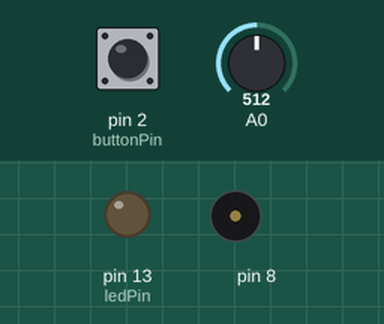
Simulated run of this sketch. Board: Arduino Uno, built with avr-gcc and run on an emulated ATmega328P. Shown: output pins drawn as LEDs (lit = HIGH), buzzer (waves = sounding). The inputs (shaded band) are chosen by the test bench; at power-on: pin 2 (buttonPin) LOW, A0 = 512. What the sketch prints to the serial monitor is not drawn.

Above: at 6.2 s.
6.3 s: pin 2 (buttonPin) pulled HIGH for 0.15 s
At 7.0 s:
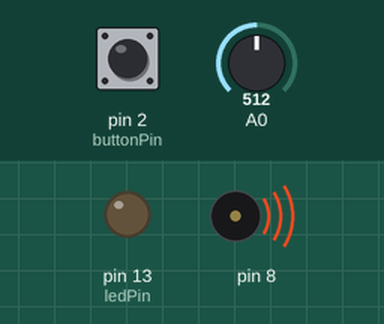
8.0 s: pin 2 (buttonPin) pulled HIGH for 1 s
At 9.4 s:
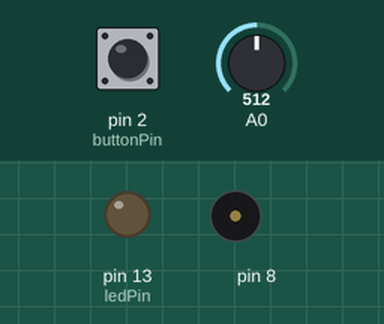
10.5 s: pin 2 (buttonPin) pulled HIGH for 3.2 s
At 11.7 s:
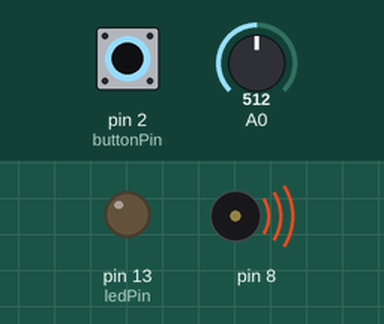
Timing chart, 0 to 15.3 s (numbered marks = the images above; inputs shaded):
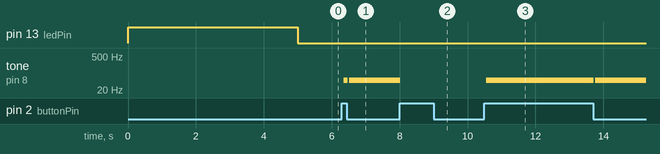

The sketch:

final_arduino.ino
```cpp
/*
 * This file uses the data fron the photoresistor to detect
 * when a key is pressed or not because the finger blocks the
 * light when a key is pressed. The lines related to the button
 * was used in conjunction with the arduino speaker to test
 * the photoresistor.
 */
const int  buttonPin = 2;    // the pin that the pushbutton is attached to
int buttonPushCounter = 0;   // counter for the number of button presses
int buttonState = 0;         // current state of the button
int lastButtonState = 0;     // previous state of the button

// variable to hold sensor value
int sensorValue;
// variable to calibrate low value
int sensorLow = 1023;
// variable to calibrate high value
int sensorHigh = 0;
// LED pin
const int ledPin = 13;

void setup() {
  // Make the LED pin an output and turn it on to show calibration begins
  pinMode(ledPin, OUTPUT);
  pinMode(buttonPin, INPUT);
  digitalWrite(ledPin, HIGH);

  Serial.begin(9600);

  // calibrate for the first five seconds after program runs
  while (millis() < 5000) {
    // record the maximum sensor value
    sensorValue = analogRead(A0);
    if (sensorValue > sensorHigh) {
      sensorHigh = sensorValue;
    }
    // record the minimum sensor value
    if (sensorValue < sensorLow) {
      sensorLow = sensorValue;
    }
  }
  // turn the LED off, signaling the end of the calibration period
  digitalWrite(ledPin, LOW);
}

void loop() {
  //button stuff
  buttonState = digitalRead(buttonPin);
  if (buttonState != lastButtonState) {
    // if the state has changed, increment the counter
    if (buttonState == HIGH) {
      // if the current state is HIGH then the button went from off to on:
      buttonPushCounter++;
      //Serial.println(buttonPushCounter);
    } else {
      // if the current state is LOW then the button went from on to off:
    }
    // Delay a little bit to avoid bouncing
    delay(50);
  }
  // save the current state as the last state, for next time through the loop
  lastButtonState = buttonState;


  //read the input from A0 and store it in a variable
  sensorValue = analogRead(A0);

  // map the sensor values to a wide range of pitches
  int uncal = map(sensorValue, sensorLow, sensorHigh, 50, 4000);
  int pitch = constrain(uncal, 50, 4000);
  Serial.println(sensorValue);
  if (buttonPushCounter % 2 == 0){
    tone(8, 0, 20);
  }else{
    tone(8, pitch, 20); // play the tone for 20 ms on pin 8
  }


  // wait for a moment
  delay(10);
}
```

Measured:
- after the input at 6.3 s, tone on pin 8: silent → 50 Hz after 0.06 s, → silent 0.11 s later, → 50 Hz 0.04 s later
- after the input at 8.0 s, tone on pin 8: 50 Hz → silent at once
- after the input at 10.5 s, tone on pin 8: silent → 50 Hz after 0.06 s, → silent 3.2 s later, → 50 Hz 0.04 s later
